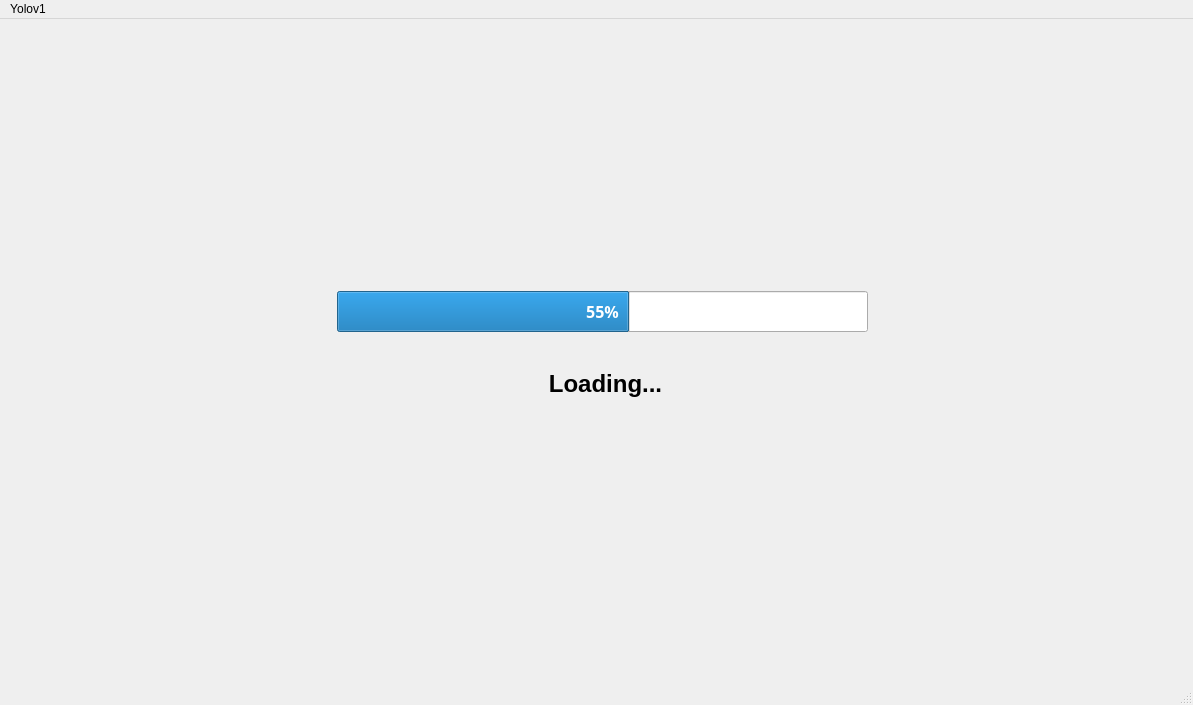
<?xml version="1.0" encoding="UTF-8"?>
<ui version="4.0">
 <class>MainWindow</class>
 <widget class="QMainWindow" name="MainWindow">
  <property name="windowModality">
   <enum>Qt::WindowModality::NonModal</enum>
  </property>
  <property name="geometry">
   <rect>
    <x>0</x>
    <y>0</y>
    <width>1193</width>
    <height>705</height>
   </rect>
  </property>
  <property name="sizePolicy">
   <sizepolicy hsizetype="Expanding" vsizetype="Expanding">
    <horstretch>0</horstretch>
    <verstretch>0</verstretch>
   </sizepolicy>
  </property>
  <property name="windowTitle">
   <string>MainWindow</string>
  </property>
  <widget class="QWidget" name="centralwidget">
   <widget class="QStackedWidget" name="stackedWidget">
    <property name="geometry">
     <rect>
      <x>20</x>
      <y>10</y>
      <width>1141</width>
      <height>641</height>
     </rect>
    </property>
    <property name="sizePolicy">
     <sizepolicy hsizetype="Expanding" vsizetype="Expanding">
      <horstretch>0</horstretch>
      <verstretch>0</verstretch>
     </sizepolicy>
    </property>
    <property name="currentIndex">
     <number>1</number>
    </property>
    <widget class="QWidget" name="page">
     <widget class="QFrame" name="frame">
      <property name="geometry">
       <rect>
        <x>10</x>
        <y>20</y>
        <width>141</width>
        <height>41</height>
       </rect>
      </property>
      <property name="frameShape">
       <enum>QFrame::Shape::StyledPanel</enum>
      </property>
      <property name="frameShadow">
       <enum>QFrame::Shadow::Raised</enum>
      </property>
      <widget class="QLabel" name="yololabel">
       <property name="geometry">
        <rect>
         <x>0</x>
         <y>0</y>
         <width>141</width>
         <height>41</height>
        </rect>
       </property>
       <property name="sizePolicy">
        <sizepolicy hsizetype="Preferred" vsizetype="Preferred">
         <horstretch>0</horstretch>
         <verstretch>0</verstretch>
        </sizepolicy>
       </property>
       <property name="font">
        <font>
         <family>Rockwell</family>
         <pointsize>20</pointsize>
         <bold>true</bold>
         <underline>true</underline>
        </font>
       </property>
       <property name="focusPolicy">
        <enum>Qt::FocusPolicy::NoFocus</enum>
       </property>
       <property name="frameShape">
        <enum>QFrame::Shape::StyledPanel</enum>
       </property>
       <property name="text">
        <string>&lt;html&gt;&lt;head/&gt;&lt;body&gt;&lt;p align=&quot;center&quot;&gt;&lt;span style=&quot; font-size:18pt;&quot;&gt;YOLO&lt;/span&gt;&lt;/p&gt;&lt;/body&gt;&lt;/html&gt;</string>
       </property>
      </widget>
     </widget>
     <widget class="QFrame" name="videoFrame">
      <property name="geometry">
       <rect>
        <x>160</x>
        <y>20</y>
        <width>951</width>
        <height>571</height>
       </rect>
      </property>
      <property name="frameShape">
       <enum>QFrame::Shape::StyledPanel</enum>
      </property>
      <property name="frameShadow">
       <enum>QFrame::Shadow::Raised</enum>
      </property>
     </widget>
     <widget class="QComboBox" name="cameraComboBox">
      <property name="geometry">
       <rect>
        <x>450</x>
        <y>600</y>
        <width>141</width>
        <height>24</height>
       </rect>
      </property>
      <property name="font">
       <font>
        <family>Rockwell</family>
       </font>
      </property>
      <property name="editable">
       <bool>false</bool>
      </property>
      <property name="currentText">
       <string notr="true">Webcam</string>
      </property>
      <item>
       <property name="text">
        <string>Webcam</string>
       </property>
      </item>
      <item>
       <property name="text">
        <string>External Source</string>
       </property>
      </item>
     </widget>
     <widget class="QPushButton" name="captureButton">
      <property name="geometry">
       <rect>
        <x>610</x>
        <y>600</y>
        <width>80</width>
        <height>24</height>
       </rect>
      </property>
      <property name="font">
       <font>
        <family>Rockwell</family>
       </font>
      </property>
      <property name="text">
       <string>Capture</string>
      </property>
     </widget>
    </widget>
    <widget class="QWidget" name="page_2">
     <widget class="QProgressBar" name="progressBar">
      <property name="geometry">
       <rect>
        <x>317</x>
        <y>262</y>
        <width>531</width>
        <height>41</height>
       </rect>
      </property>
      <property name="font">
       <font>
        <family>Rockwell</family>
        <pointsize>12</pointsize>
        <italic>false</italic>
        <bold>true</bold>
       </font>
      </property>
      <property name="value">
       <number>55</number>
      </property>
      <property name="alignment">
       <set>Qt::AlignmentFlag::AlignCenter</set>
      </property>
     </widget>
     <widget class="QLabel" name="label">
      <property name="geometry">
       <rect>
        <x>310</x>
        <y>320</y>
        <width>551</width>
        <height>71</height>
       </rect>
      </property>
      <property name="text">
       <string>&lt;html&gt;&lt;head/&gt;&lt;body&gt;&lt;p align=&quot;center&quot;&gt;&lt;span style=&quot; font-size:18pt; font-weight:700;&quot;&gt;Loading...&lt;/span&gt;&lt;/p&gt;&lt;/body&gt;&lt;/html&gt;</string>
      </property>
     </widget>
    </widget>
    <widget class="QWidget" name="page_3">
     <widget class="QLabel" name="imageLabel">
      <property name="geometry">
       <rect>
        <x>50</x>
        <y>30</y>
        <width>1041</width>
        <height>541</height>
       </rect>
      </property>
      <property name="text">
       <string>&lt;html&gt;&lt;head/&gt;&lt;body&gt;&lt;p align=&quot;center&quot;&gt;&lt;span style=&quot; font-size:18pt; font-weight:700;&quot;&gt;Captured Image!&lt;/span&gt;&lt;/p&gt;&lt;/body&gt;&lt;/html&gt;</string>
      </property>
     </widget>
     <widget class="QPushButton" name="recaptureButton">
      <property name="geometry">
       <rect>
        <x>540</x>
        <y>600</y>
        <width>91</width>
        <height>31</height>
       </rect>
      </property>
      <property name="text">
       <string>Recapture</string>
      </property>
      <property name="checkable">
       <bool>false</bool>
      </property>
     </widget>
    </widget>
   </widget>
  </widget>
  <widget class="QMenuBar" name="menubar">
   <property name="geometry">
    <rect>
     <x>0</x>
     <y>0</y>
     <width>1193</width>
     <height>21</height>
    </rect>
   </property>
   <widget class="QMenu" name="menuYolov1">
    <property name="title">
     <string>Yolov1</string>
    </property>
   </widget>
   <addaction name="menuYolov1"/>
  </widget>
  <widget class="QStatusBar" name="statusbar"/>
 </widget>
 <resources/>
 <connections/>
</ui>
